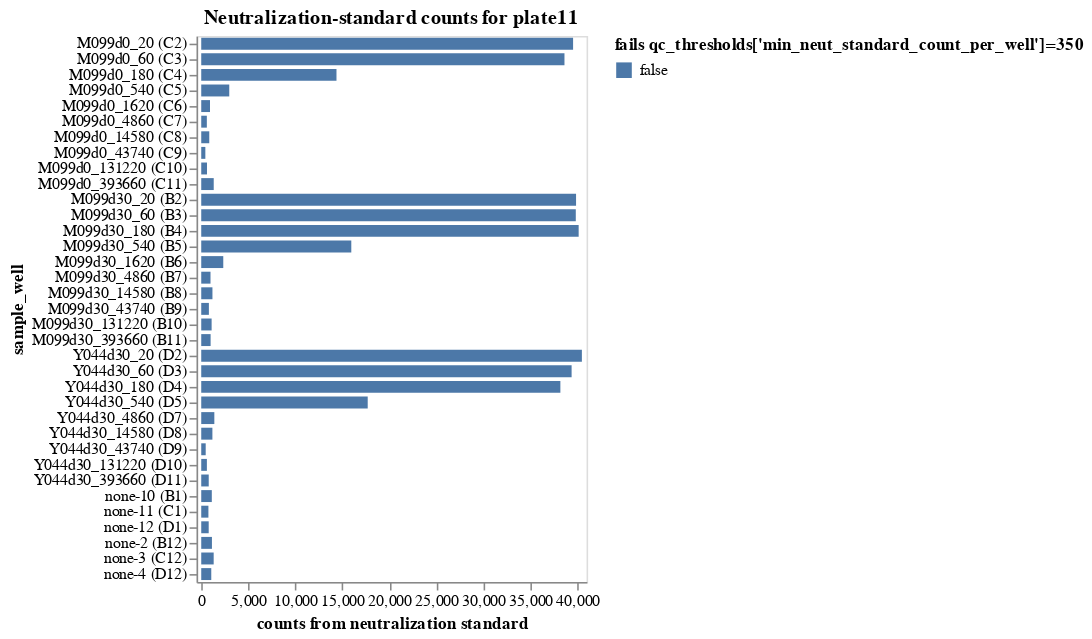

Notebook code for this chart:
### Markdown cell above
## Compute fraction infectivity

The fraction infectivity for viral barcode $v_b$ in sample $s$ is computed as:
$$
F_{v_b,s} = \frac{c_{v_b,s} / \left(\sum_{n_b} c_{n_b,s}\right)}{{\rm median}_{s_0}\left[ c_{v_b,s_0} / \left(\sum_{n_b} c_{n_b,s_0}\right)\right]}
$$
where
 - $c_{v_b,s}$ is the counts of viral barcode $v_b$ in sample $s$.
 - $\sum_{n_b} c_{n_b,s}$ is the sum of the counts for all neutralization standard barcodes $n_b$ for sample $s$.
 - $c_{v_b,s_0}$ is the counts of viral barcode $v_b$ in no-serum sample $s_0$.
 - $\sum_{n_b} c_{n_b,s_0}$ is the sum of the counts for all neutralization standard barcodes $n_b$ for no-serum sample $s_0$.
 - ${\rm median}_{s_0}\left[ c_{v_b,s_0} / \left(\sum_{n_b} c_{n_b,s_0}\right)\right]$ is the median taken across all no-serum samples of the counts of viral barcode $v_b$ versus the total counts for all neutralization standard barcodes.

First, compute the total neutralization-standard counts for each sample (well).
Plot these, and drop any wells that do not meet the QC threshold.

### Code cell
neut_standard_counts = (
    counts.query("neut_standard")
    .groupby(
        ["well", "serum_replicate", "sample_well", "dilution_factor"],
        dropna=False,
        as_index=False,
    )
    .aggregate(neut_standard_count=pd.NamedAgg("count", "sum"))
    .assign(
        fails_qc=lambda x: (
            x["neut_standard_count"] < qc_thresholds["min_neut_standard_count_per_well"]
        ),
    )
)

neut_standard_counts_chart = (
    alt.Chart(neut_standard_counts)
    .add_params(serum_selection)
    .transform_filter(serum_selection)
    .encode(
        alt.X(
            "neut_standard_count",
            title="counts from neutralization standard",
            scale=alt.Scale(nice=False, padding=3),
        ),
        alt.Y("sample_well", sort=sample_wells),
        alt.Color(
            "fails_qc",
            title=f"fails {qc_thresholds['min_neut_standard_count_per_well']=}",
            legend=alt.Legend(titleLimit=500),
        ),
        tooltip=[
            alt.Tooltip(c, format=".3g")
            if neut_standard_counts[c].dtype == float
            else c
            for c in neut_standard_counts.columns
        ],
    )
    .mark_bar(height={"band": 0.85})
    .properties(
        height=alt.Step(10),
        width=250,
        title=f"Neutralization-standard counts for {plate}",
    )
    .configure_axis(grid=False)
    .configure_legend(titleLimit=1000)
)

display(neut_standard_counts_chart)

# drop wells failing QC
min_neut_standard_count_per_well_drops = list(neut_standard_counts.query("fails_qc")["well"])
print(
    f"\nDropping {len(min_neut_standard_count_per_well_drops)} wells for failing "
    f"{qc_thresholds['min_neut_standard_count_per_well']=}: "
    + str(min_neut_standard_count_per_well_drops)
)
qc_drops["wells"].update(
    {w: "min_neut_standard_count_per_well" for w in min_neut_standard_count_per_well_drops}
)
neut_standard_counts = neut_standard_counts[~neut_standard_counts["well"].isin(qc_drops["wells"])]
counts = counts[~counts["well"].isin(qc_drops["wells"])]

### Figure 1 — Vega-Lite specification as saved in the notebook (floating-point values rounded to 4 significant figures; data arrays with more than 128 entries replaced by an {"elided": "..."} marker saying what was removed)
{"config": {"view": {"continuousWidth": 300, "continuousHeight": 300}, "axis": {"grid": false}, "legend": {"titleLimit": 1000}}, "data": {"name": "data-bcdb3095022567629a42b9519bebd446"}, "mark": {"type": "bar", "height": {"band": 0.85}}, "encoding": {"color": {"field": "fails_qc", "legend": {"titleLimit": 500}, "title": "fails qc_thresholds['min_neut_standard_count_per_well']=350", "type": "nominal"}, "tooltip": [{"field": "well", "type": "nominal"}, {"field": "serum_replicate", "type": "nominal"}, {"field": "sample_well", "type": "nominal"}, {"field": "dilution_factor", "format": ".3g", "type": "quantitative"}, {"field": "neut_standard_count", "type": "quantitative"}, {"field": "fails_qc", "type": "nominal"}], "x": {"field": "neut_standard_count", "scale": {"nice": false, "padding": 3}, "title": "counts from neutralization standard", "type": "quantitative"}, "y": {"field": "sample_well", "sort": {"elided": "144 str values"}, "type": "nominal"}}, "height": {"step": 10}, "params": [{"name": "param_7", "select": {"type": "point", "fields": ["serum_replicate"]}, "bind": {"input": "select", "options": [null, "M099d0", "M099d30", "Y044d30", "none-10", "none-11", "none-12", "none-2", "none-3", "none-4"], "labels": ["all", "M099d0", "M099d30", "Y044d30", "none-10", "none-11", "none-12", "none-2", "none-3", "none-4"], "name": "serum"}}], "title": "Neutralization-standard counts for plate11", "transform": [{"filter": {"param": "param_7"}}], "width": 250, "$schema": "https://vega.github.io/schema/vega-lite/v5.16.3.json", "datasets": {"data-bcdb3095022567629a42b9519bebd446": [{"well": "B1", "serum_replicate": "none-10", "sample_well": "none-10 (B1)", "dilution_factor": null, "neut_standard_count": 1123, "fails_qc": false}, {"well": "B10", "serum_replicate": "M099d30", "sample_well": "M099d30_131220 (B10)", "dilution_factor": 131200.0, "neut_standard_count": 1104, "fails_qc": false}, {"well": "B11", "serum_replicate": "M099d30", "sample_well": "M099d30_393660 (B11)", "dilution_factor": 393700.0, "neut_standard_count": 997, "fails_qc": false}, {"well": "B12", "serum_replicate": "none-2", "sample_well": "none-2 (B12)", "dilution_factor": null, "neut_standard_count": 1137, "fails_qc": false}, {"well": "B2", "serum_replicate": "M099d30", "sample_well": "M099d30_20 (B2)", "dilution_factor": 20.0, "neut_standard_count": 39842, "fails_qc": false}, {"well": "B3", "serum_replicate": "M099d30", "sample_well": "M099d30_60 (B3)", "dilution_factor": 60.0, "neut_standard_count": 39814, "fails_qc": false}, {"well": "B4", "serum_replicate": "M099d30", "sample_well": "M099d30_180 (B4)", "dilution_factor": 180.0, "neut_standard_count": 40119, "fails_qc": false}, {"well": "B5", "serum_replicate": "M099d30", "sample_well": "M099d30_540 (B5)", "dilution_factor": 540.0, "neut_standard_count": 15951, "fails_qc": false}, {"well": "B6", "serum_replicate": "M099d30", "sample_well": "M099d30_1620 (B6)", "dilution_factor": 1620.0, "neut_standard_count": 2342, "fails_qc": false}, {"well": "B7", "serum_replicate": "M099d30", "sample_well": "M099d30_4860 (B7)", "dilution_factor": 4860.0, "neut_standard_count": 985, "fails_qc": false}, {"well": "B8", "serum_replicate": "M099d30", "sample_well": "M099d30_14580 (B8)", "dilution_factor": 14580.0, "neut_standard_count": 1191, "fails_qc": false}, {"well": "B9", "serum_replicate": "M099d30", "sample_well": "M099d30_43740 (B9)", "dilution_factor": 43740.0, "neut_standard_count": 812, "fails_qc": false}, {"well": "C1", "serum_replicate": "none-11", "sample_well": "none-11 (C1)", "dilution_factor": null, "neut_standard_count": 763, "fails_qc": false}, {"well": "C10", "serum_replicate": "M099d0", "sample_well": "M099d0_131220 (C10)", "dilution_factor": 131200.0, "neut_standard_count": 610, "fails_qc": false}, {"well": "C11", "serum_replicate": "M099d0", "sample_well": "M099d0_393660 (C11)", "dilution_factor": 393700.0, "neut_standard_count": 1327, "fails_qc": false}, {"well": "C12", "serum_replicate": "none-3", "sample_well": "none-3 (C12)", "dilution_factor": null, "neut_standard_count": 1322, "fails_qc": false}, {"well": "C2", "serum_replicate": "M099d0", "sample_well": "M099d0_20 (C2)", "dilution_factor": 20.0, "neut_standard_count": 39527, "fails_qc": false}, {"well": "C3", "serum_replicate": "M099d0", "sample_well": "M099d0_60 (C3)", "dilution_factor": 60.0, "neut_standard_count": 38610, "fails_qc": false}, {"well": "C4", "serum_replicate": "M099d0", "sample_well": "M099d0_180 (C4)", "dilution_factor": 180.0, "neut_standard_count": 14376, "fails_qc": false}, {"well": "C5", "serum_replicate": "M099d0", "sample_well": "M099d0_540 (C5)", "dilution_factor": 540.0, "neut_standard_count": 2979, "fails_qc": false}, {"well": "C6", "serum_replicate": "M099d0", "sample_well": "M099d0_1620 (C6)", "dilution_factor": 1620.0, "neut_standard_count": 932, "fails_qc": false}, {"well": "C7", "serum_replicate": "M099d0", "sample_well": "M099d0_4860 (C7)", "dilution_factor": 4860.0, "neut_standard_count": 595, "fails_qc": false}, {"well": "C8", "serum_replicate": "M099d0", "sample_well": "M099d0_14580 (C8)", "dilution_factor": 14580.0, "neut_standard_count": 853, "fails_qc": false}, {"well": "C9", "serum_replicate": "M099d0", "sample_well": "M099d0_43740 (C9)", "dilution_factor": 43740.0, "neut_standard_count": 437, "fails_qc": false}, {"well": "D1", "serum_replicate": "none-12", "sample_well": "none-12 (D1)", "dilution_factor": null, "neut_standard_count": 793, "fails_qc": false}, {"well": "D10", "serum_replicate": "Y044d30", "sample_well": "Y044d30_131220 (D10)", "dilution_factor": 131200.0, "neut_standard_count": 600, "fails_qc": false}, {"well": "D11", "serum_replicate": "Y044d30", "sample_well": "Y044d30_393660 (D11)", "dilution_factor": 393700.0, "neut_standard_count": 796, "fails_qc": false}, {"well": "D12", "serum_replicate": "none-4", "sample_well": "none-4 (D12)", "dilution_factor": null, "neut_standard_count": 1067, "fails_qc": false}, {"well": "D2", "serum_replicate": "Y044d30", "sample_well": "Y044d30_20 (D2)", "dilution_factor": 20.0, "neut_standard_count": 40461, "fails_qc": false}, {"well": "D3", "serum_replicate": "Y044d30", "sample_well": "Y044d30_60 (D3)", "dilution_factor": 60.0, "neut_standard_count": 39369, "fails_qc": false}, {"well": "D4", "serum_replicate": "Y044d30", "sample_well": "Y044d30_180 (D4)", "dilution_factor": 180.0, "neut_standard_count": 38175, "fails_qc": false}, {"well": "D5", "serum_replicate": "Y044d30", "sample_well": "Y044d30_540 (D5)", "dilution_factor": 540.0, "neut_standard_count": 17695, "fails_qc": false}, {"well": "D7", "serum_replicate": "Y044d30", "sample_well": "Y044d30_4860 (D7)", "dilution_factor": 4860.0, "neut_standard_count": 1392, "fails_qc": false}, {"well": "D8", "serum_replicate": "Y044d30", "sample_well": "Y044d30_14580 (D8)", "dilution_factor": 14580.0, "neut_standard_count": 1186, "fails_qc": false}, {"well": "D9", "serum_replicate": "Y044d30", "sample_well": "Y044d30_43740 (D9)", "dilution_factor": 43740.0, "neut_standard_count": 474, "fails_qc": false}]}}
